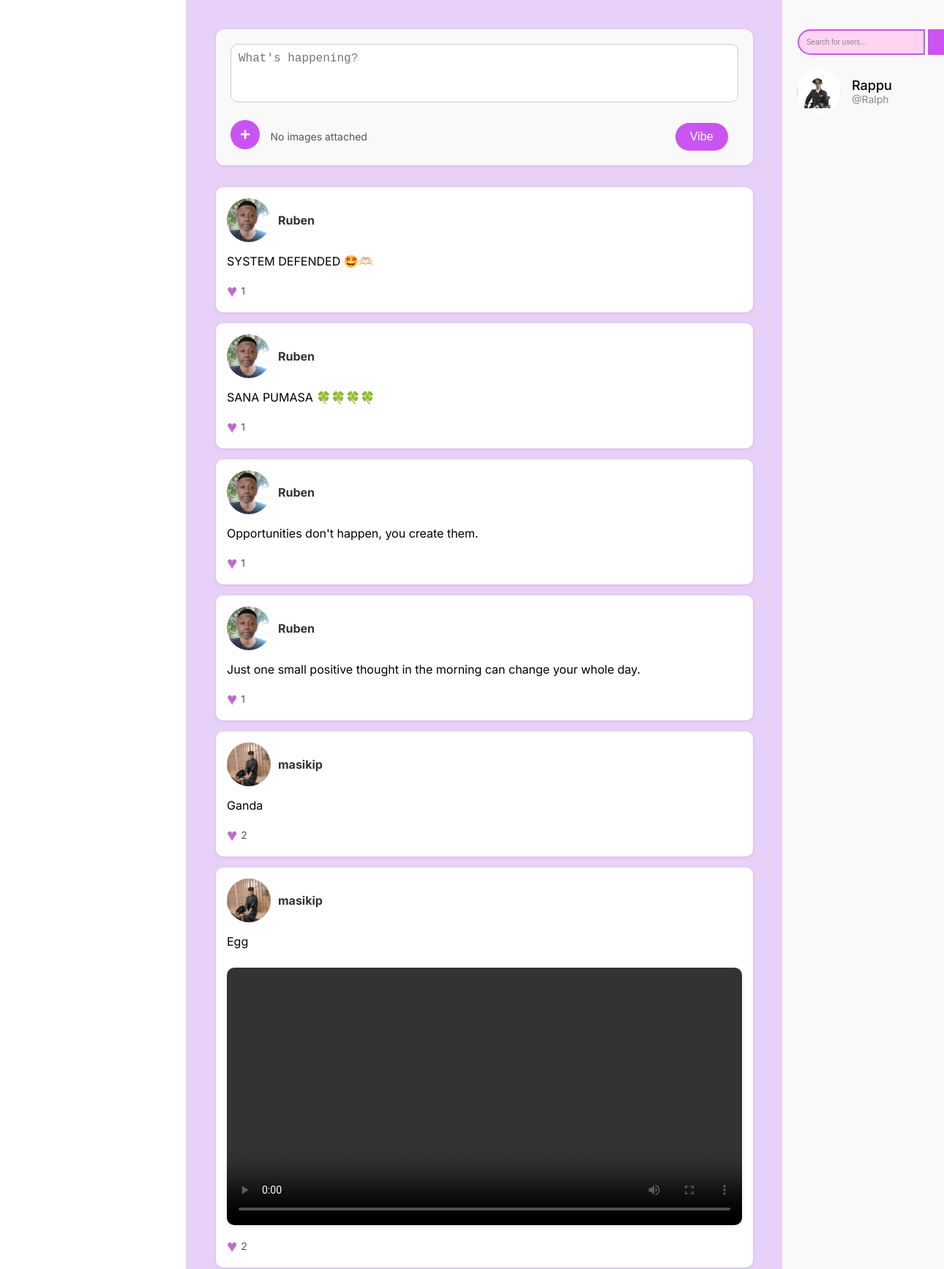
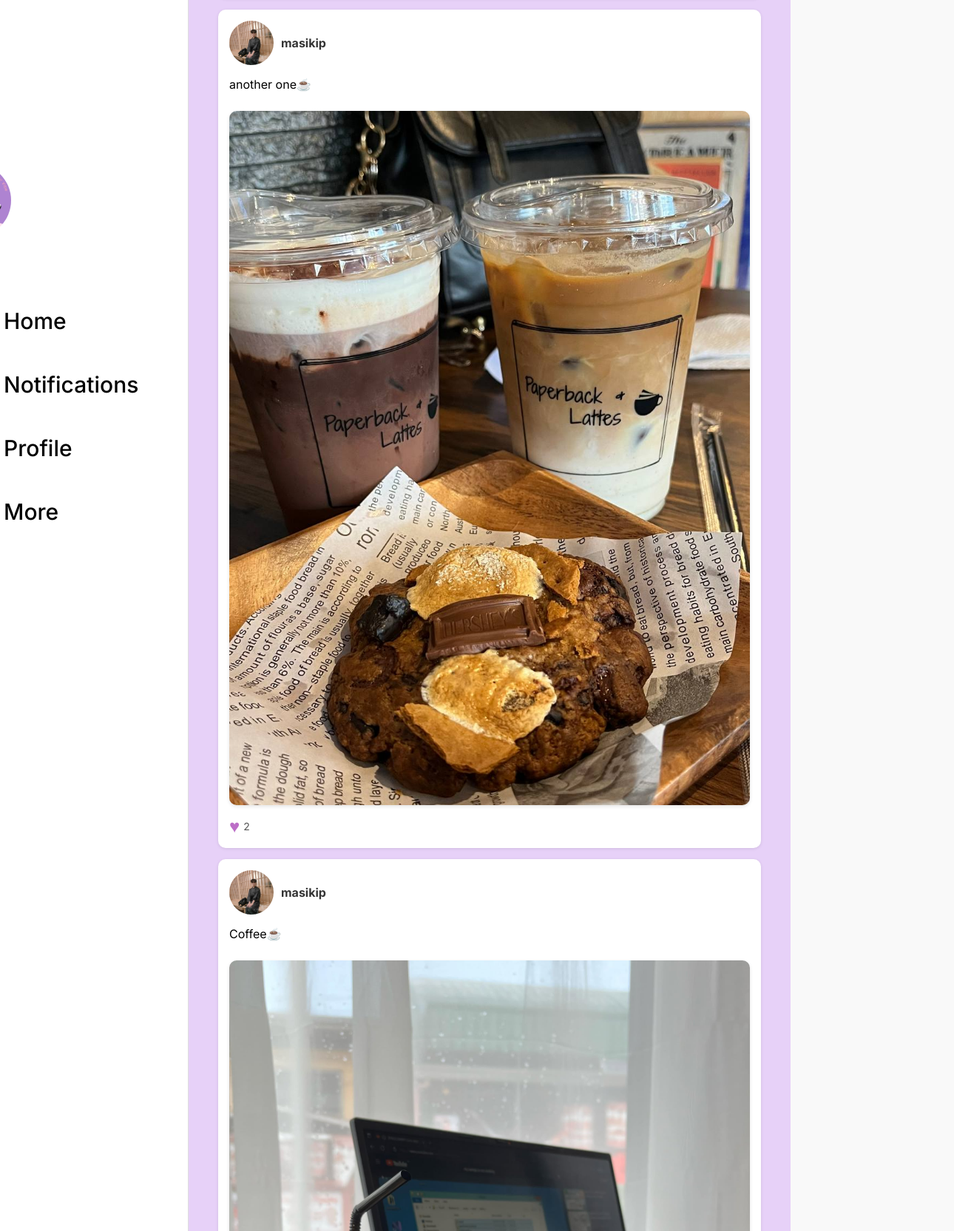
Screenshot of /home.php (signed in, upper part) with the database file from the repository (2 pictures, top to bottom).
### tables this page shows
CREATE TABLE `posts` (
  `id` int(11) NOT NULL,
  `username` varchar(255) NOT NULL,
  `content` text NOT NULL,
  `media` longtext NOT NULL CHECK (json_valid(`media`)),
  `created_at` timestamp NOT NULL DEFAULT current_timestamp(),
  `heart_count` int(11) DEFAULT 0,
  `user_id` int(11) DEFAULT NULL
);

CREATE TABLE `users` (
  `id` bigint(20) UNSIGNED NOT NULL,
  `username` varchar(100) NOT NULL,
  `email` varchar(255) NOT NULL,
  `password` varchar(255) NOT NULL,
  `created_at` timestamp NOT NULL DEFAULT current_timestamp(),
  `name` varchar(100) NOT NULL DEFAULT 'Guest',
  `profile_pic` varchar(255) DEFAULT '',
  `deletion_requested_at` timestamp NULL DEFAULT NULL,
  `deletion_expires_at` timestamp NULL DEFAULT NULL
);

### home.php (the view, shortened to what this page needs)
<?php
$host = 'localhost';
$dbname = 'vibe';
$username = 'root';
$password = '';
try {
    $pdo = new PDO("mysql:host=$host;dbname=$dbname", $username, $password);
    $pdo->setAttribute(PDO::ATTR_ERRMODE, PDO::ERRMODE_EXCEPTION);
} catch (PDOException $e) {
    die("Database connection failed: " . $e->getMessage());
}
$stmt = $pdo->prepare("
    SELECT p.*,
           u.name AS poster_name,
           u.profile_pic AS poster_pic,
           EXISTS(SELECT 1 FROM hearts h WHERE h.post_id = p.id AND h.username = :username) AS hearted
    FROM posts p
    JOIN users u ON p.username = u.username
    ORDER BY p.created_at DESC
");
$stmt->execute([':username' => $_SESSION['username']]);
$posts = $stmt->fetchAll(PDO::FETCH_ASSOC);
?>
<!DOCTYPE html>
<html lang="en">
<head>
    <link rel="stylesheet" href="home.css">
</head>
<body>
  <div class="main-wrapper">
    <div class="layout">
        <div class="sidebar">
            <img class="main-profile-img" src="img/VIBE.png" onclick="location.href='home.php'"/>
            <div class="menu">
                <div class="menu-item"onclick="location.href='home.php'">
                    <img src="img/home.svg" class="icons" />Home</div>
                <div class="menu-item"onclick="location.href='notifications.php'">
                    <img src="img/bell.svg" class="icons" />Notifications</div>
                <div class="menu-item"onclick="location.href='profile.php'">
                    <img src="img/profile.svg" class="icons"/>Profile</div>
                   <div class="menu-item more-menu-wrapper" onclick="toggleDropdown()">
    <img src="img/3dot.svg" class="icons" /> More
</div>
            </div>
        </div>
        <div class="main-feed">
            <div class="post-box">
                <form method="POST" enctype="multipart/form-data">
                    <textarea name="content" placeholder="What's happening?"></textarea>
                    <button type="button" class="upload-button" onclick="document.getElementById('imageUpload').click()">+</button>
                    <span id="imageCount" style="font-size: 14px; color: #555;">No images attached</span>
                    <button type="submit" class="vibe-button">Vibe</button>
                </form>
            </div>
            <div class="feed" id="feed">
            <?php foreach ($posts as $post): ?>
    <div class="post" data-post-id="<?= $post['id'] ?>">
        <div class="post-header">
        <img src="uploads/<?= htmlspecialchars($post['poster_pic']) ?>" alt="Profile Picture" style="width: 60px; height: 60px; border-radius: 50%; object-fit: cover;" />
        <span class="post-username"><?= htmlspecialchars($post['poster_name']) ?></span>
        </div>
        <p><?= htmlspecialchars($post['content']) ?></p>
        <?php
        $media = json_decode($post['media'], true);
        if (!empty($media)) {
            foreach ($media as $file) {
                $fileExtension = pathinfo($file, PATHINFO_EXTENSION);
                if (in_array($fileExtension, ['jpg', 'jpeg', 'png', 'gif'])) {
                    echo '<img src="uploads/' . htmlspecialchars($file) . '" alt="Post Image" class="post-image" />';
                } elseif (in_array($fileExtension, ['mp4', 'webm', 'ogg'])) {
                    echo '<video controls class="post-video"><source src="uploads/' . htmlspecialchars($file) . '" type="video/' . htmlspecialchars($fileExtension) . '"></video>';
                }
            }
        }
        ?>
        <div class="post-footer">
            <span class="heart" onclick="toggleHeart(this)" style="color: <?= $post['hearted'] ? '#bc6ec7' : '#000'; ?>; font-size: <?= $post['hearted'] ? '1.5em' : '1em'; ?>">
                <?= $post['hearted'] ? '&#x2665;' : '&#x2661;'; ?>
            </span>
            <span class="heart-count"><?= isset($post['heart_count']) ? $post['heart_count'] : 0 ?></span>
        </div>
    </div>
<?php endforeach; ?>
            </div>
        </div>
<div class="pro-container">
<div class="search-container">
    <form method="GET" action="">
        <input type="text" name="query" placeholder="Search for users..." required class="search-input">
        <button type="submit" class="search-button">Search</button>
    </form>
</div>
<div class="profile-wrapper">
    <img src="uploads/<?php echo htmlspecialchars($_SESSION['profile_pic']); ?>" alt="Profile Picture" style="width: 60px; height: 60px; border-radius: 50%; object-fit: cover;" />
    <div class="profile-info">
        <div class="profile-name"><?php echo isset($_SESSION['name']) ? htmlspecialchars($_SESSION['name']) : 'Guest'; ?></div>
        <div class="profile-handle">@<?php echo isset($_SESSION['username']) ? htmlspecialchars($_SESSION['username']) : 'guest'; ?></div>
    </div>
</div>
    </div>
  </div>
</body>
</html>

### home.css (style rules this page uses)
body { margin: 0; padding: 0; font-family: 'Inter', sans-serif; background-color: white; }
.main-wrapper { max-width: 1280px; margin: 0 auto; background-color: white; min-height: 100vh; display: flex; flex-direction: column; }
.layout { display: flex; height: 100%; }
.sidebar { width: 250px; background-color: #fff; border-right: 1px solid #ddd; padding: 0 20px; box-sizing: border-box; display: flex; flex-direction: column; justify-content: center; height: 100vh; position: sticky; top: 0; }
.main-profile-img { display: flex; margin-left: -110px; margin-top: -200px; width: 100px; height: 100px; border-radius: 50%; object-fit: cover; cursor: pointer; transition: transform 0.3s ease-in-out; }
.menu { display: flex; flex-direction: column; gap: 20px; margin-top: 80px; margin-left: -80px; }
.menu-item { display: flex; gap: 10px; padding: 15px 20px; border-radius: 40px; font-size: 30px; font-weight: 500; font-family: 'Inter', sans-serif; color: black; cursor: pointer; transition: background-color 0.3s, transform 0.3s; }
.more-menu-wrapper { position: relative; cursor: pointer; }
.main-feed { flex: 1; padding: 40px; box-sizing: border-box; background-color: #e7d1f8; overflow-y: auto; max-height: 100vh; }
.post-box { background-color: #f9f9f9; padding: 20px; border-radius: 12px; margin-bottom: 30px; box-shadow: 0 1px 4px rgba(0,0,0,0.1); }
.post-box textarea { width: 100%; height: 80px; padding: 10px; font-size: 16px; border: 1px solid #ccc; border-radius: 10px; resize: none; box-sizing: border-box; margin-bottom: 10px; }
.vibe-button { margin-left: 60%; background-color: #CA54F1; border: none; padding: 10px 20px; color: white; font-size: 16px; border-radius: 20px; cursor: pointer; }
.upload-button { width: 40px; height: 40px; background-color: #CA54F1; color: white; font-size: 24px; font-weight: bold; border: none; border-radius: 50%; cursor: pointer; margin-top: 10px; margin-right: 10px; display: inline-flex; align-items: center; justify-content: center; transition: background-color 0.3s ease; }
.post { background-color: #fff; padding: 15px; margin-bottom: 15px; border-radius: 10px; box-shadow: 0 1px 4px rgba(0, 0, 0, 0.1); }
.post-header { font-weight: bold; display: flex; align-items: center; margin-bottom: 12px; gap: 10px; }
.post-username { color: #333; }
.post-image { max-width: 100%; height: auto; margin-top: 10px; border-radius: 8px; }
.post-footer { margin-top: 10px; display: flex; align-items: center; gap: 5px; }
.heart { cursor: pointer; font-size: 20px; color: #ccc; }
.heart-count { font-size: 14px; color: #555; }
.pro-container { width: 20%; align-items: center; padding: 20px; background-color: #f9f9f9; border-radius: 12px; margin-right: -80px; position: sticky; top: 0; }
.profile-wrapper { display: flex; align-items: center; gap: 15px; width: 100%; }
.profile-info { display: flex; flex-direction: column; }
.profile-name { font-size: 18px; font-weight: 500; }
.profile-handle { font-size: 14px; color: #888; }
.post-video { width: 100%; max-width: 900px; height: auto; margin-top: 10px; border-radius: 10px; box-shadow: 0 2px 5px rgba(0, 0, 0, 0.1); }
.post-image { width: 100%; max-width: 900px; height: auto; margin-top: 10px; border-radius: 10px; box-shadow: 0 2px 5px rgba(0, 0, 0, 0.1); }
.search-container { display: flex; justify-content: center; margin: 20px 0; }
.search-input { width: 150px; padding: 10px; border: 2px solid #CA54F1; border-radius: 20px 0 0 20px; outline: none; font-size: 10px; color: #333; background-color: #ffd4f2; }
.search-input::placeholder { color: #888; }
.search-button { padding: 10px 20px; border: 2px solid #CA54F1; border-radius: 0 20px 20px 0; background-color: #CA54F1; color: white; font-size: 10px; cursor: pointer; transition: background-color 0.3s ease; }

### rows the page displays
posts: users.profile_pic (picture), users.name "Ruben", content "SYSTEM DEFENDED 🤩🫶🏻", heart_count "1"
posts: users.profile_pic (picture), users.name "Ruben", content "SANA PUMASA 🍀🍀🍀🍀", heart_count "1"
posts: users.profile_pic (picture), users.name "Ruben", content "Opportunities don't happen, you create them.", heart_count "1"
posts: users.profile_pic (picture), users.name "Ruben", content "Just one small positive thought in the morning can change your whole day.", heart_count "1"
posts: users.profile_pic (picture), users.name "masikip", content "Ganda", heart_count "2"
posts: users.profile_pic (picture), users.name "masikip", content "Egg", heart_count "2"
posts: users.profile_pic (picture), users.name "masikip", content "another one☕", shows a picture, heart_count "2"
posts: users.profile_pic (picture), users.name "masikip", content "Coffee☕", shows a picture

### other values shown
$_SESSION['name'] "Rappu"
$_SESSION['username'] "Ralph"
